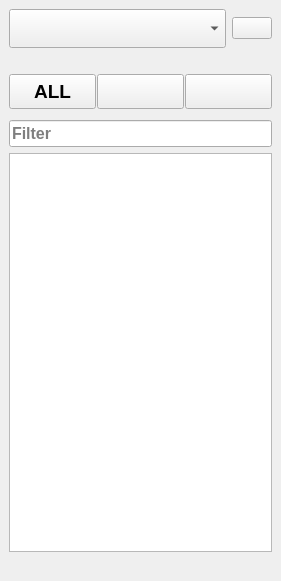
<?xml version="1.0" encoding="UTF-8"?>
<ui version="4.0">
 <class>dock_markets</class>
 <widget class="QDockWidget" name="dock_markets">
  <property name="geometry">
   <rect>
    <x>0</x>
    <y>0</y>
    <width>281</width>
    <height>581</height>
   </rect>
  </property>
  <property name="sizePolicy">
   <sizepolicy hsizetype="Minimum" vsizetype="Preferred">
    <horstretch>0</horstretch>
    <verstretch>0</verstretch>
   </sizepolicy>
  </property>
  <property name="windowIcon">
   <iconset resource="../icons/iconos.qrc">
    <normaloff>:/actions/markets</normaloff>:/actions/markets</iconset>
  </property>
  <property name="locale">
   <locale language="English" country="UnitedStates"/>
  </property>
  <property name="features">
   <set>QDockWidget::AllDockWidgetFeatures</set>
  </property>
  <property name="allowedAreas">
   <set>Qt::LeftDockWidgetArea|Qt::RightDockWidgetArea</set>
  </property>
  <widget class="QWidget" name="dockWidgetContents">
   <layout class="QVBoxLayout" name="verticalLayout">
    <item>
     <layout class="QHBoxLayout" name="horizontalLayout_2">
      <property name="sizeConstraint">
       <enum>QLayout::SetDefaultConstraint</enum>
      </property>
      <item>
       <widget class="QComboBox" name="combo_exchange">
        <property name="font">
         <font>
          <pointsize>20</pointsize>
         </font>
        </property>
        <property name="toolTip">
         <string>Select an exchange</string>
        </property>
        <property name="iconSize">
         <size>
          <width>32</width>
          <height>32</height>
         </size>
        </property>
       </widget>
      </item>
      <item>
       <widget class="QPushButton" name="btn_update">
        <property name="sizePolicy">
         <sizepolicy hsizetype="Maximum" vsizetype="Fixed">
          <horstretch>0</horstretch>
          <verstretch>0</verstretch>
         </sizepolicy>
        </property>
        <property name="maximumSize">
         <size>
          <width>16777215</width>
          <height>16777215</height>
         </size>
        </property>
        <property name="toolTip">
         <string>Update markets on db (F5)</string>
        </property>
        <property name="text">
         <string/>
        </property>
        <property name="icon">
         <iconset resource="../icons/iconos.qrc">
          <normaloff>:/actions/update</normaloff>:/actions/update</iconset>
        </property>
        <property name="iconSize">
         <size>
          <width>32</width>
          <height>32</height>
         </size>
        </property>
        <property name="shortcut">
         <string>F5</string>
        </property>
       </widget>
      </item>
     </layout>
    </item>
    <item>
     <spacer name="verticalSpacer">
      <property name="orientation">
       <enum>Qt::Vertical</enum>
      </property>
      <property name="sizeType">
       <enum>QSizePolicy::Fixed</enum>
      </property>
      <property name="sizeHint" stdset="0">
       <size>
        <width>20</width>
        <height>20</height>
       </size>
      </property>
     </spacer>
    </item>
    <item>
     <layout class="QHBoxLayout" name="horizontalLayout">
      <property name="spacing">
       <number>1</number>
      </property>
      <property name="sizeConstraint">
       <enum>QLayout::SetDefaultConstraint</enum>
      </property>
      <item>
       <widget class="QPushButton" name="btn_all">
        <property name="sizePolicy">
         <sizepolicy hsizetype="Minimum" vsizetype="Minimum">
          <horstretch>0</horstretch>
          <verstretch>0</verstretch>
         </sizepolicy>
        </property>
        <property name="minimumSize">
         <size>
          <width>0</width>
          <height>35</height>
         </size>
        </property>
        <property name="font">
         <font>
          <family>Arial</family>
          <pointsize>14</pointsize>
          <weight>75</weight>
          <bold>true</bold>
         </font>
        </property>
        <property name="toolTip">
         <string>Show all markets in list</string>
        </property>
        <property name="autoFillBackground">
         <bool>true</bool>
        </property>
        <property name="text">
         <string>ALL</string>
        </property>
        <property name="iconSize">
         <size>
          <width>24</width>
          <height>24</height>
         </size>
        </property>
        <property name="shortcut">
         <string>Ctrl+A</string>
        </property>
        <property name="checkable">
         <bool>true</bool>
        </property>
        <property name="checked">
         <bool>false</bool>
        </property>
        <property name="autoExclusive">
         <bool>true</bool>
        </property>
        <property name="flat">
         <bool>false</bool>
        </property>
       </widget>
      </item>
      <item>
       <widget class="QPushButton" name="btn_favorite">
        <property name="sizePolicy">
         <sizepolicy hsizetype="Minimum" vsizetype="Minimum">
          <horstretch>0</horstretch>
          <verstretch>0</verstretch>
         </sizepolicy>
        </property>
        <property name="minimumSize">
         <size>
          <width>0</width>
          <height>35</height>
         </size>
        </property>
        <property name="toolTip">
         <string>Show only favorite markets</string>
        </property>
        <property name="autoFillBackground">
         <bool>true</bool>
        </property>
        <property name="icon">
         <iconset resource="../icons/iconos.qrc">
          <normaloff>:/base/star</normaloff>:/base/star</iconset>
        </property>
        <property name="iconSize">
         <size>
          <width>24</width>
          <height>24</height>
         </size>
        </property>
        <property name="shortcut">
         <string>Ctrl+F</string>
        </property>
        <property name="checkable">
         <bool>true</bool>
        </property>
        <property name="checked">
         <bool>false</bool>
        </property>
        <property name="autoExclusive">
         <bool>true</bool>
        </property>
        <property name="default">
         <bool>false</bool>
        </property>
        <property name="flat">
         <bool>false</bool>
        </property>
       </widget>
      </item>
      <item>
       <widget class="QPushButton" name="btn_margin">
        <property name="sizePolicy">
         <sizepolicy hsizetype="Minimum" vsizetype="Minimum">
          <horstretch>0</horstretch>
          <verstretch>0</verstretch>
         </sizepolicy>
        </property>
        <property name="minimumSize">
         <size>
          <width>0</width>
          <height>35</height>
         </size>
        </property>
        <property name="toolTip">
         <string>Show only margin markets</string>
        </property>
        <property name="autoFillBackground">
         <bool>true</bool>
        </property>
        <property name="text">
         <string/>
        </property>
        <property name="icon">
         <iconset resource="../icons/iconos.qrc">
          <normaloff>:/base/margin</normaloff>:/base/margin</iconset>
        </property>
        <property name="iconSize">
         <size>
          <width>24</width>
          <height>24</height>
         </size>
        </property>
        <property name="shortcut">
         <string>Ctrl+M</string>
        </property>
        <property name="checkable">
         <bool>true</bool>
        </property>
        <property name="checked">
         <bool>false</bool>
        </property>
        <property name="autoExclusive">
         <bool>true</bool>
        </property>
        <property name="flat">
         <bool>false</bool>
        </property>
       </widget>
      </item>
     </layout>
    </item>
    <item>
     <spacer name="verticalSpacer_2">
      <property name="orientation">
       <enum>Qt::Vertical</enum>
      </property>
      <property name="sizeType">
       <enum>QSizePolicy::Fixed</enum>
      </property>
      <property name="sizeHint" stdset="0">
       <size>
        <width>20</width>
        <height>5</height>
       </size>
      </property>
     </spacer>
    </item>
    <item>
     <widget class="QLineEdit" name="edit_filtro">
      <property name="font">
       <font>
        <pointsize>12</pointsize>
        <weight>75</weight>
        <bold>true</bold>
       </font>
      </property>
      <property name="acceptDrops">
       <bool>false</bool>
      </property>
      <property name="toolTip">
       <string>Filter markets by symbol</string>
      </property>
      <property name="inputMethodHints">
       <set>Qt::ImhUppercaseOnly</set>
      </property>
      <property name="text">
       <string/>
      </property>
      <property name="frame">
       <bool>true</bool>
      </property>
      <property name="alignment">
       <set>Qt::AlignLeading|Qt::AlignLeft|Qt::AlignVCenter</set>
      </property>
      <property name="placeholderText">
       <string>Filter</string>
      </property>
      <property name="cursorMoveStyle">
       <enum>Qt::LogicalMoveStyle</enum>
      </property>
      <property name="clearButtonEnabled">
       <bool>true</bool>
      </property>
     </widget>
    </item>
    <item>
     <widget class="QListWidget" name="list_markets">
      <property name="font">
       <font>
        <pointsize>12</pointsize>
       </font>
      </property>
      <property name="contextMenuPolicy">
       <enum>Qt::CustomContextMenu</enum>
      </property>
      <property name="autoScrollMargin">
       <number>20</number>
      </property>
      <property name="editTriggers">
       <set>QAbstractItemView::NoEditTriggers</set>
      </property>
      <property name="tabKeyNavigation">
       <bool>false</bool>
      </property>
      <property name="showDropIndicator" stdset="0">
       <bool>false</bool>
      </property>
      <property name="defaultDropAction">
       <enum>Qt::IgnoreAction</enum>
      </property>
      <property name="alternatingRowColors">
       <bool>true</bool>
      </property>
      <property name="selectionMode">
       <enum>QAbstractItemView::SingleSelection</enum>
      </property>
      <property name="selectionBehavior">
       <enum>QAbstractItemView::SelectItems</enum>
      </property>
      <property name="selectionRectVisible">
       <bool>false</bool>
      </property>
      <property name="sortingEnabled">
       <bool>true</bool>
      </property>
     </widget>
    </item>
    <item>
     <spacer name="verticalSpacer_3">
      <property name="orientation">
       <enum>Qt::Vertical</enum>
      </property>
      <property name="sizeType">
       <enum>QSizePolicy::Minimum</enum>
      </property>
      <property name="sizeHint" stdset="0">
       <size>
        <width>20</width>
        <height>20</height>
       </size>
      </property>
     </spacer>
    </item>
   </layout>
  </widget>
 </widget>
 <tabstops>
  <tabstop>edit_filtro</tabstop>
  <tabstop>list_markets</tabstop>
 </tabstops>
 <resources>
  <include location="../icons/iconos.qrc"/>
 </resources>
 <connections/>
</ui>
